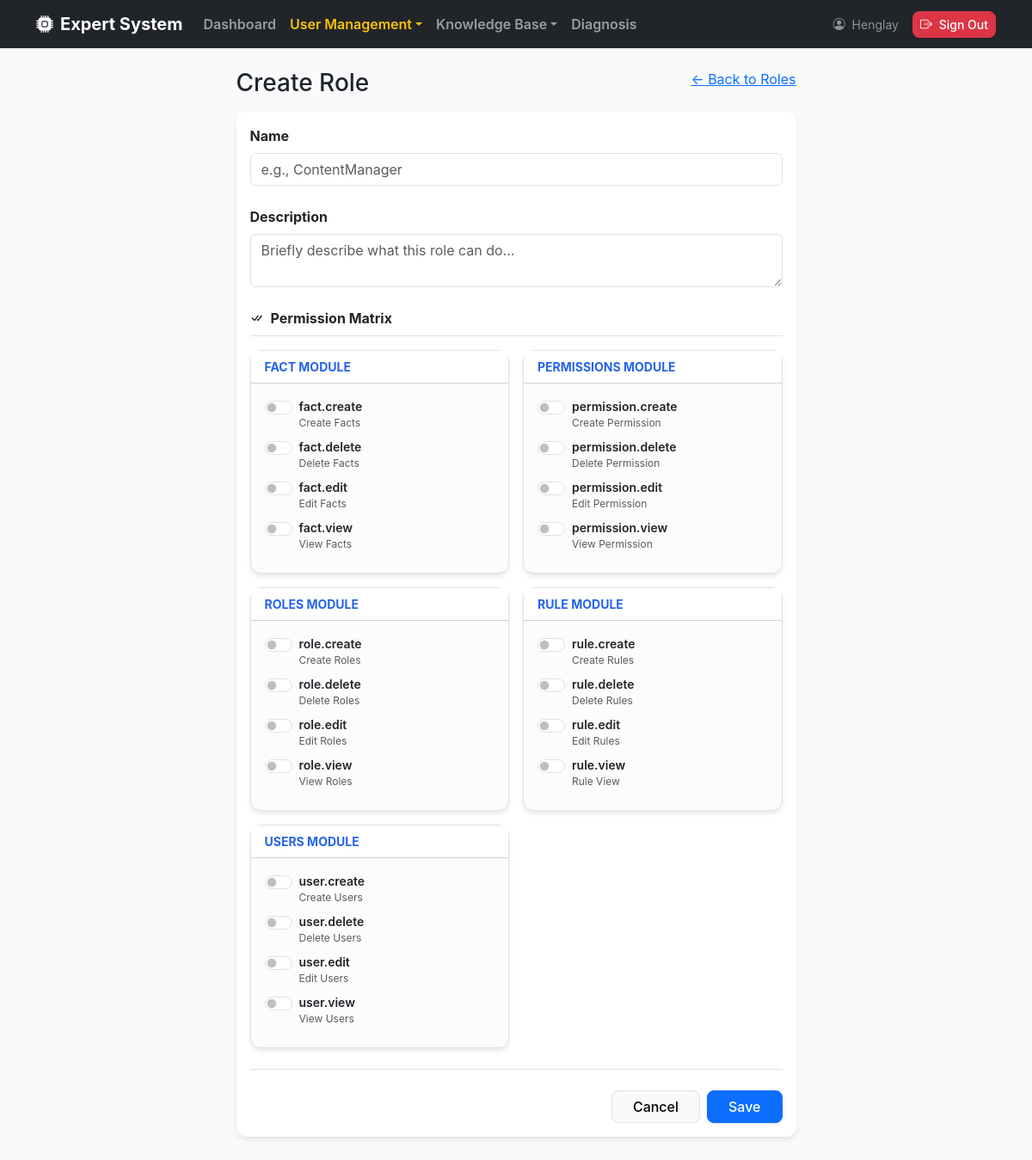
Screenshot of /roles/create (signed in) with the database file from the repository.
### app/models/user.py (models this page shows, shortened)
class User(UserMixin, db.Model):
    __tablename__ = "users"
    id = db.Column(db.Integer, primary_key=True)
    username = db.Column(db.String(80), unique=True, nullable=False)
    email = db.Column(db.String(120), unique=True, nullable=False)
    full_name = db.Column(db.String(120), nullable=False)
    is_active = db.Column(db.Boolean, default=True, nullable=False)
    password_hash = db.Column(db.String(255), nullable=False)
    created_at = db.Column(db.DateTime, default=datetime.utcnow, nullable=False)
    updated_at = db.Column(
        db.DateTime, default=datetime.utcnow, onupdate=datetime.utcnow, nullable=False
    )
    roles = db.relationship("Role", secondary= user_roles, back_populates="users")
    facts = db.relationship("Fact", back_populates="user")
    rules = db.relationship("Rule", back_populates="user")
    def has_role(self, role_name: str) -> bool:
        return any(role.name == role_name for role in self.roles) # type: ignore
    def get_permission_codes(self) -> set[str]:
        return {perm.code for role in self.roles for perm in role.permissions} # type: ignore
    def has_permission(self, permission_code: str) -> bool:
        return permission_code in self.get_permission_codes()

### app/models/permission.py (models this page shows, shortened)
class Permission(db.Model):
    __tablename__= "permissions"
    id = db.Column(db.Integer, primary_key=True)
    code = db.Column(db.String(64), unique=True, nullable=False, index=True)
    name = db.Column(db.String(120), nullable=False)
    description = db.Column(db.String(255))
    module = db.Column(db.String(80), nullable=False, default="General")
    created_at = db.Column(db.DateTime, default=datetime.utcnow, nullable=False)
    updated_at = db.Column(db.DateTime, default=datetime.utcnow,  onupdate=datetime.utcnow, nullable=False)
    roles = db.relationship("Role", secondary=role_permissions, back_populates="permissions")

### app/routes/role_routes.py (the view, shortened to what this page needs)
@role_bp.route("/create", methods=["GET", "POST"])
@login_required
@permission_required("role.create")
def create():
    form = RoleCreateForm()
    return render_template("roles/create.html", form=form)

### app/forms/role_forms.py (shortened to what this page needs)
class RoleCreateForm(FlaskForm):
    name = StringField(
        "Name",
        validators = [DataRequired(), Length(min=2, max=80)],
        render_kw={"placeholder": "Role Name"}
    )
    description = TextAreaField(
        "Description",
        render_kw= {"placeholder": "Short description (optional)"}
    )
    permission_ids = Multi_Checkbox_Field(
        "Permission",
        coerce=int,
        render_kw= {"placeholder": "Permission granted for this role"}
    )
    submit = SubmitField("Save")
    def __init__(self, *args, **kwargs):
        super().__init__(*args, **kwargs)
        self.permission_ids.choices = list(_permission_choices())
        self.permissions_by_module = _permissions_grouped_by_module()

### app/decorator_method/role_perm_decorator.py (called while the page is built)
def permission_required(permission):
    def decorator(fn):
        @wraps(fn)
        def wrapped(*args, **kwargs):
            if not current_user.has_permission(permission):
                abort(403)
            return fn(*args, **kwargs)
        return wrapped
    return decorator

### app/forms/role_forms.py (called while the page is built)
def _permission_choices():
    return [
        (perm.id, f"{perm.code} - {perm.name}")
        for perm in db.session.scalars(
            db.select(Permission).order_by(Permission.code)
        )
    ]

def _permissions_grouped_by_module():
    perms = list(
        db.session.scalars(
            db.select(Permission).order_by(
                Permission.module, Permission.code
            )
        )
    )
    grouped = defaultdict(list)
    for perm in perms:
        module = perm.module or "General"
        grouped[module].append(perm)
    return dict(grouped)

### app/templates/roles/create.html (shortened to what this page needs)
{% extends "layouts/base.html" %}
{% block content %}
<div class="rows">
    <div class="col-lg-8 col-xl-7 mx-auto">
        <div class="d-flex justify-content-between align-center mb-3">
            <h1 class="h3 mb-0">Create Role</h1>
            <a href="{{ url_for('roles.index') }}" class="btn-outline-secondary btn-sm">
                ← Back to Roles
            </a>
        </div>
        <div class="card">
            <div class="card-body ">
                <form method="post">
                    {% include 'roles/_form.html' %}
                </form>
            </div>
        </div>
    </div>
</div>
{% endblock %}

### app/templates/layouts/base.html (shortened to what this page needs)
<!doctype html>
<html lang="en">
<head>
    <link href="https://cdn.jsdelivr.net/npm/bootstrap@5.3.3/dist/css/bootstrap.min.css" rel="stylesheet" />
    <link rel="stylesheet" href="https://cdn.jsdelivr.net/npm/bootstrap-icons@1.11.3/font/bootstrap-icons.min.css">
</head>
<body>
    <nav class="navbar navbar-expand-lg navbar-dark bg-dark sticky-top mb-4">
        <div class="container">
            {% if current_user.is_authenticated %}
            {% if current_user.has_role("Admin") or current_user.has_role('Expert')%}
            <a class="navbar-brand fw-bold d-flex align-items-center" href="{{ url_for('dashboard.index') }}">
                <i class="bi bi-cpu-fill me-2"></i> Expert System
            </a>
            {% endif %}
            {% else %}
            <a class="navbar-brand fw-bold d-flex align-items-center" href="{{ url_for('diagnosis.diagnose') }}">
                <i class="bi bi-cpu-fill me-2"></i> Expert System
            </a>
            {% endif %}
            {% if current_user.is_authenticated %}
            <div class="collapse navbar-collapse" id="navbarMain">
                <ul class="navbar-nav me-auto">
                    {% if current_user.has_role('Admin') %}
                    <li class="nav-item">
                        <a class="nav-link fw-semibold {% if request.blueprint == 'dashboard' %}text-warning{% endif %}"
                            href="{{ url_for('dashboard.index') }}">Dashboard</a>
                    </li>
                    <li class="nav-item dropdown">
                        <a class="nav-link dropdown-toggle fw-semibold {% if request.blueprint == 'users'
                                    or request.blueprint == 'roles' or request.blueprint == 'permissions' %}text-warning{% endif %}"
                            href="#" data-bs-toggle="dropdown">User Management</a>
                    </li>
                    {% endif %}
                    {% if current_user.has_role('Admin') or current_user.has_role('Expert') %}
                    <li class="nav-item dropdown">
                        <a class="nav-link dropdown-toggle fw-semibold btn
                                    {% if request.blueprint == 'rules' or request.blueprint == 'facts' %}text-warning{% endif %}"
                            href="#" data-bs-toggle="dropdown">Knowledge Base</a>
                    </li>
                    {% endif %}
                    {% endif %}
                    <li class="nav-item">
                        <a class="nav-link fw-semibold {% if request.blueprint == 'diagnosis' %}text-warning{% endif %}"
                            href="{{ url_for('diagnosis.diagnose') }}">Diagnosis</a>
                    </li>
                </ul>
                <ul class="navbar-nav ms-auto align-items-center">
                    {% if current_user.is_authenticated %}
                    <li class="nav-item text-white-50 me-3 small">
                        <i class="bi bi-person-circle me-1"></i> {{ current_user.username }}
                    </li>
                    <li class="nav-item">
                        <button type="button" class="btn btn-danger btn-sm" data-bs-toggle="modal"
                            data-bs-target="#logoutModal" data-message="Are you sure you want to log out?"
                            data-name="{{ current_user.username }}" data-url="{{ url_for('auth.logout') }}">
                            <i class="bi bi-box-arrow-right me-1"></i> Sign Out
                        </button>
                    </li>
                    {% else %}
                    <li class="nav-item">
                        <a class="btn btn-success btn-sm" href="{{ url_for('auth.login') }}">Sign In</a>
                    </li>
                    {% endif %}
                </ul>
            </div>
        </div>
    </nav>
    <main class="container pb-5">
        {% block content %}{% endblock %}
    </main>
</body>
</html>

### app/templates/roles/_form.html (shortened to what this page needs)
<div class="mb-4">
    {{ form.name.label(class="form-label fw-bold") }}
    {{ form.name(class="form-control", placeholder="e.g., ContentManager") }}
</div>
<div class="mb-4">
    {{ form.description.label(class="form-label fw-bold") }}
    {{ form.description(class="form-control", rows="2", placeholder="Briefly describe what this role can do...") }}
</div>
<div class="mb-4">
    <label class="form-label fw-bold mb-3 d-block border-bottom pb-2">
        <i class="bi bi-check-all me-2"></i>Permission Matrix
    </label>
    {% if form.permissions_by_module %}
        <div class="row g-3">
        {% for module_name, perms in form.permissions_by_module.items() %}
            <div class="col-md-6">
                <div class="card h-100 border bg-light-subtle">
                    <div class="card-header bg-white py-2 fw-bold small text-primary text-uppercase letter-spacing-1">
                        {{ module_name }} Module
                    </div>
                    <div class="card-body">
                        {% for perm in perms %}
                        <div class="form-check form-switch mb-2">
                            <input
                                class="form-check-input"
                                type="checkbox"
                                id="perm_{{ perm.id }}"
                                name="{{ form.permission_ids.name }}"
                                value="{{ perm.id }}"
                            >
                            <label class="form-check-label d-block" for="perm_{{ perm.id }}">
                                <div class="fw-semibold small">{{ perm.code }}</div>
                                <div class="text-muted" style="font-size: 0.75rem;">{{ perm.name }}</div>
                            </label>
                        </div>
                        {% endfor %}
                    </div>
                </div>
            </div>
        {% endfor %}
        </div>
    {% else %}
        <div class="alert alert-warning small">No permissions have been defined in the system yet.</div>
    {% endif %}
</div>
<div class="d-flex justify-content-end gap-2 border-top pt-4 mt-4">
    <a href="{{ url_for('roles.index') }}" class="btn btn-light border px-4">Cancel</a>
    {{ form.submit(class="btn btn-primary px-4 shadow-sm") }}
</div>

### app/templates/layouts/base.html (style rules this page uses)
:root { --bs-primary: #2563eb; --bs-primary-rgb: 37, 99, 235; }
body { background-color: #f8fafc; font-family: 'Inter', system-ui, -apple-system, sans-serif; }
.navbar { box-shadow: 0 1px 3px 0 rgba(0, 0, 0, 0.1); }
.card { border: none; box-shadow: 0 4px 6px -1px rgba(0, 0, 0, 0.1); border-radius: 12px; }
.btn { border-radius: 8px; font-weight: 500; }

### rows the page displays
User: username "Henglay"
Permission: module "FACT", code "fact.create", name "Create Facts"
Permission: code "fact.delete", name "Delete Facts"
Permission: code "fact.edit", name "Edit Facts"
Permission: code "fact.view", name "View Facts"
Permission: module "PERMISSIONS", code "permission.create", name "Create Permission"
Permission: code "permission.delete", name "Delete Permission"
Permission: code "permission.edit", name "Edit Permission"
Permission: code "permission.view", name "View Permission"
Permission: module "ROLES", code "role.create", name "Create Roles"
Permission: code "role.delete", name "Delete Roles"
Permission: code "role.edit", name "Edit Roles"
Permission: code "role.view", name "View Roles"
Permission: module "RULE", code "rule.create", name "Create Rules"
Permission: code "rule.delete", name "Delete Rules"
Permission: code "rule.edit", name "Edit Rules"
Permission: code "rule.view", name "Rule View"
Permission: module "USERS", code "user.create", name "Create Users"
Permission: code "user.delete", name "Delete Users"
Permission: code "user.edit", name "Edit Users"
Permission: code "user.view", name "View Users"
